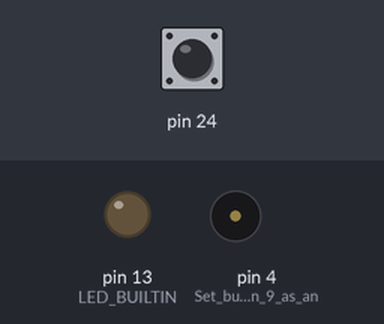
The program below on a simulated Teensy 3. On the bench: output pins drawn as LEDs (lit = HIGH), buzzer (waves = sounding, pin HIGH). Inputs (shaded band) come from the test bench; at power-on: pin 24 HIGH. Storage starts empty; what the program prints to the serial monitor is not drawn.

Above: at 1.2 s.
1.3 s: pin 24 pulled LOW for 0.15 s
At 1.37 s:
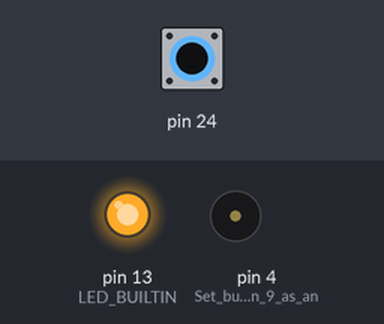
2.9 s: pin 24 pulled LOW for 1 s
At 4.8 s:
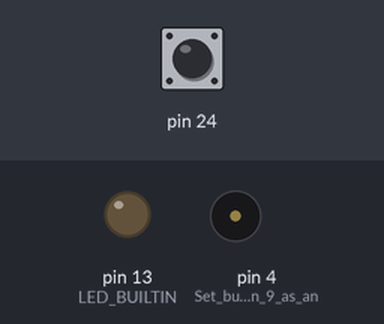
6.9 s: pin 24 pulled LOW for 3.2 s
At 8.3 s:
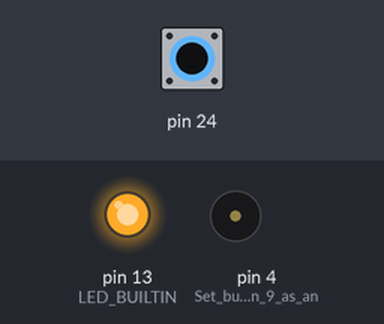
Timing chart, 0 to 11.6 s (numbered marks = the images above; inputs shaded):
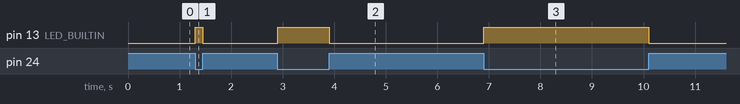

Measured:
- after the input at 1.3 s, pin 13 (LED_BUILTIN): LOW → HIGH at once, → LOW 0.15 s later
- after the input at 2.9 s, pin 13 (LED_BUILTIN): LOW → HIGH at once, → LOW 1.0 s later
- after the input at 6.9 s, pin 13 (LED_BUILTIN): LOW → HIGH at once, → LOW 3.2 s later

The program:

main.cpp
```cpp
#include <Arduino.h>
#include <SD.h> // SD card
#include <SPI.h> // SPI

// Initalise
volatile byte state = LOW;

// Interrupts
void blink() {
  state = !state;
}


void setup() {
  // Internal LED
  pinMode(LED_BUILTIN, OUTPUT);

  // Buzzer
  // analogWriteFrequency(4, 2000);
  pinMode(4, OUTPUT); // Set buzzer - pin 9 as an output

  // Serial
  Serial.begin(9600);
  SD.begin(BUILTIN_SDCARD);

  // Button
  pinMode(24, INPUT_PULLUP);
  attachInterrupt(digitalPinToInterrupt(24), blink, CHANGE);
}

void loop() {
  // LED flash
  // digitalWrite(LED_BUILTIN, HIGH);
  // delay(250m);
  // digitalWrite(LED_BUILTIN, LOW);
  // delay(250);

  // Serial write
  Serial.println("URT sucks");

  // buzzer
  // digitalWrite(4, HIGH);
  // delay(500);
  // digitalWrite(4, LOW);

  // button
  digitalWrite(LED_BUILTIN, state);

  // IMU SPI

}
```
